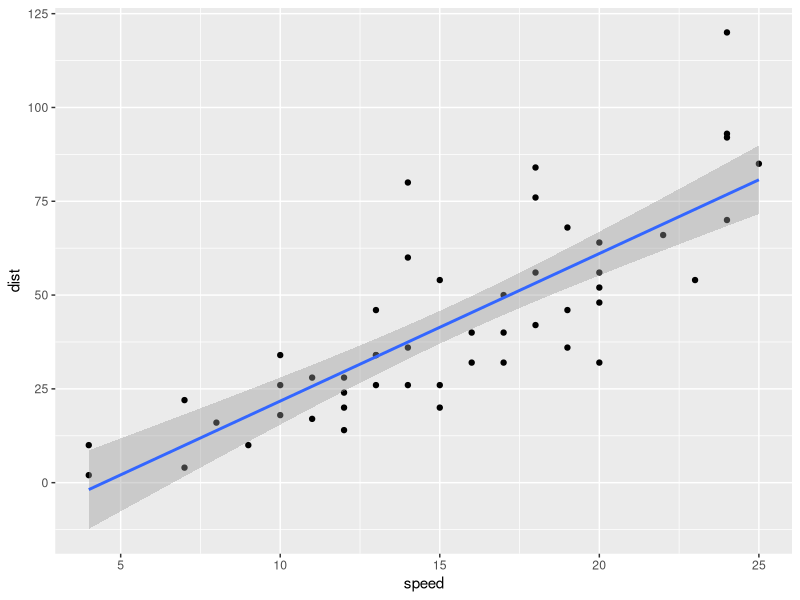
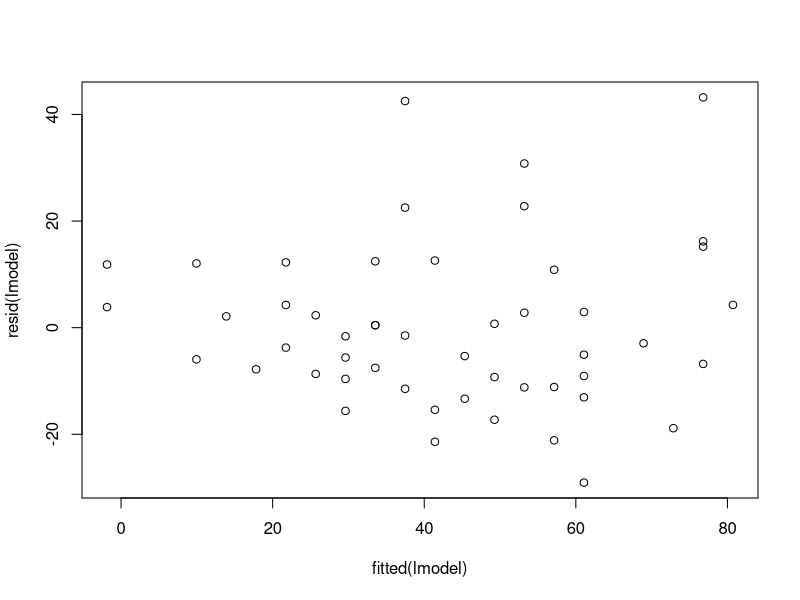

The R source for these figures, in order:
## ---- chunk 1
library(tidyverse)
library(ggplot2)
## ---- chunk 2
summary(cars)
## ---- chunk 3
lmodel = lm(dist ~ speed, data=cars)
summary(lmodel)
## ---- chunk 4
cars %>% ggplot(aes(speed, dist)) + geom_point() + stat_smooth(method = "lm")
## ---- chunk 5
plot(fitted(lmodel),resid(lmodel))
